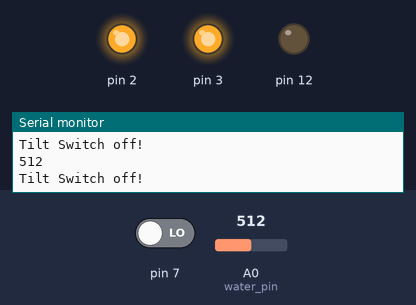
This sketch was run on a simulated Arduino Uno, built with avr-gcc and run on an emulated ATmega328P. Parts: output pins drawn as LEDs (lit = HIGH), the last lines printed to the serial monitor. The test bench sets the inputs (shaded band); at power-on: pin 7 LOW, A0 (water_pin) = 512.

Above: at 1.2 s.
1.3 s: pin 7 driven HIGH
At 2.4 s:
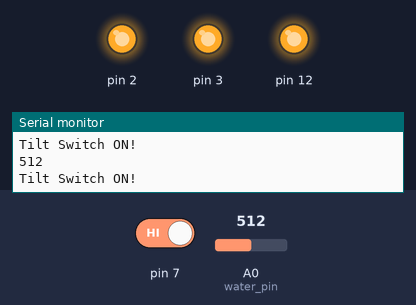
2.9 s: A0 (water_pin) set to 360
4.4 s: A0 (water_pin) set to 342
At 5.0 s:
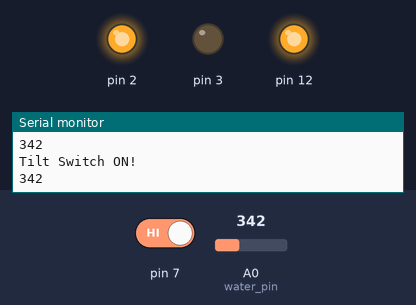
6.1 s: pin 7 driven LOW
At 7.4 s:
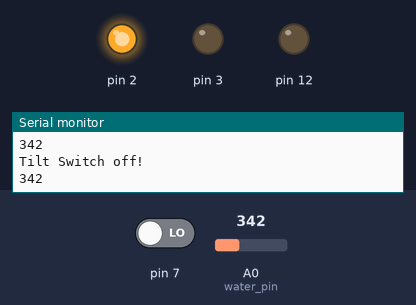
7.7 s: A0 (water_pin) set to 208
9.2 s: A0 (water_pin) set to 182
At 10.1 s:
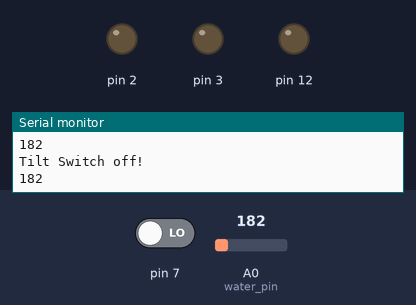
Timing chart, 0 to 11.9 s (numbered marks = the images above; inputs shaded):
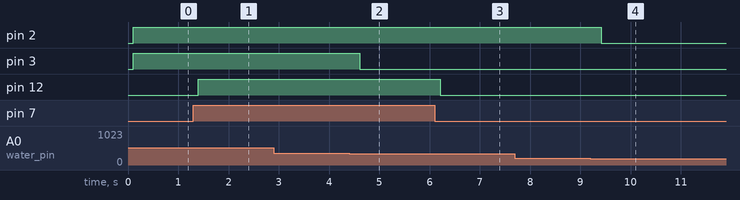

The sketch:

smartfarm_sensor.ino
```cpp
int water_pin = A0;      //수분수위센서 A0에 연결
int LED1 = 2;            // LED를 각각 디지털핀 2,3에 연결(핀을 꽂을 숫자번호를 써주면됩니다.)
int LED2 = 3;

void setup() {
  Serial.begin(9600);
  pinMode( 2,   OUTPUT);  // 디지털핀 2,3를 출력으로 설정
  pinMode( 3,   OUTPUT);
  pinMode(A0, INPUT);

  Serial.begin(9600);
  pinMode(7,INPUT);
  pinMode(12,OUTPUT);
}

void loop(){
  int val = analogRead(A0);   // 수분수위센서값을 'val'에 저장
  Serial.println(val);       // 센서값을 시리얼 모니터로 출력
  delay(100);

  if(val <= 200){              // 센서값이 400 이하면 모든 LED OFF
    digitalWrite( 2, LOW);
    digitalWrite( 3, LOW);
    delay(100);
  }
   else if( 200 < val && val <= 350 ){   // 400 < 센서값 ≤500 이면 빨간 LED ON
    digitalWrite( 2, HIGH);
    digitalWrite( 3, LOW);
    delay(100);
  }
   else{                                 //그 이상이면 파란색 ON
    digitalWrite( 2, HIGH);
    digitalWrite( 3, HIGH);
    delay(100);
  }

  int val2=0;
  val2=digitalRead(7);
  if(val2==1){
    digitalWrite(12,HIGH);
    Serial.println("Tilt Switch ON!");
  }
  else {
    digitalWrite(12,LOW);
    Serial.println("Tilt Switch off!");
  }
  delay(100);


}
//[출처] [모듈] 물높이 센서 사용하기|작성자 메이크샌드박스, 유튜브 아두이노 기울기센서
```

Measured:
- the behaviour switches between 351 and 350 on A0 (water_pin) (found by bisection; images 1 and 2)
- the behaviour switches between 201 and 200 on A0 (water_pin) (found by bisection; images 3 and 4)
- after the input at 1.3 s, pin 12: LOW → HIGH after 0.10 s
- after the input at 4.4 s, pin 3: HIGH → LOW after 0.21 s
- after the input at 6.1 s, pin 12: HIGH → LOW after 0.11 s
- after the input at 9.2 s, pin 2: HIGH → LOW after 0.21 s
